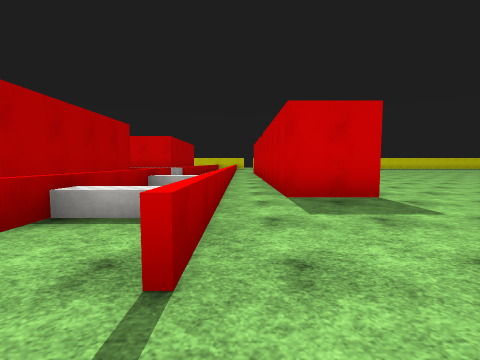
view 1 (above)

24 first-person views from a walk through a Unity game level. The camera is 1.3 m above the floor, tilts 4° down and sees 90° across. Doors are open. The floor is counted in squares, 2 m on a side. Each view is taken from the middle of a square. On the plan, view 1 faces up. The plan holds only what a view shows up to about 9 squares ahead; the rest is blank. The place goes on beyond the plan. The player character is not drawn. Surface patterns are stand-ins for the level's own textures.

view 2
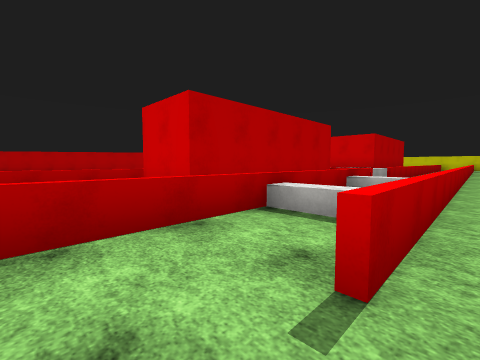

view 3
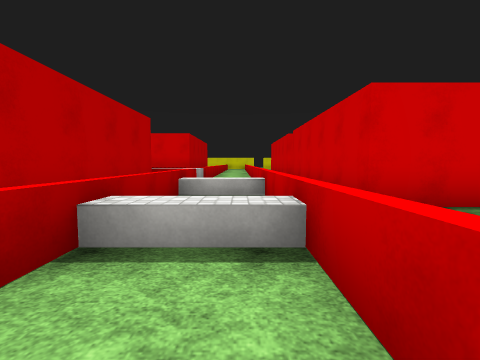

view 4
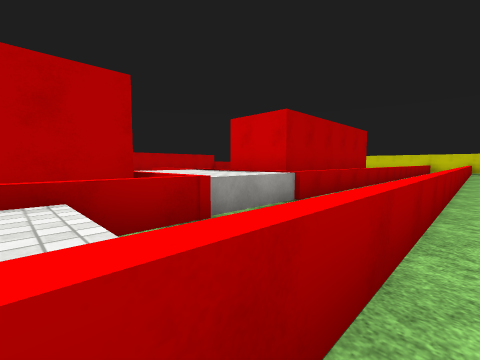

view 5
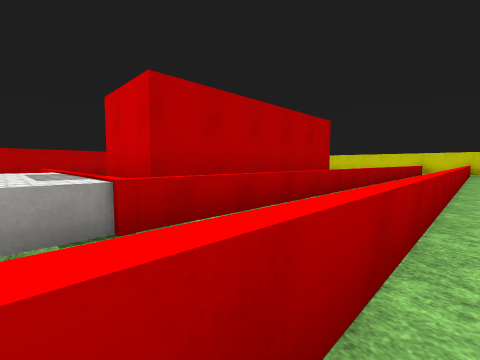

view 6
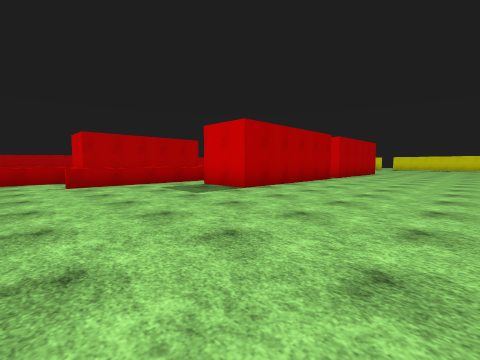

view 7
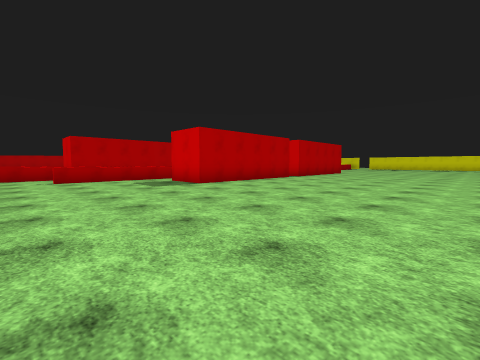

view 8
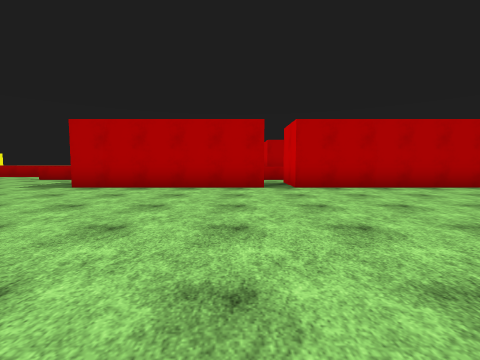

view 9
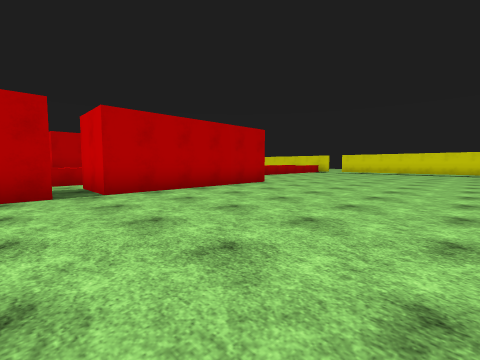

view 10
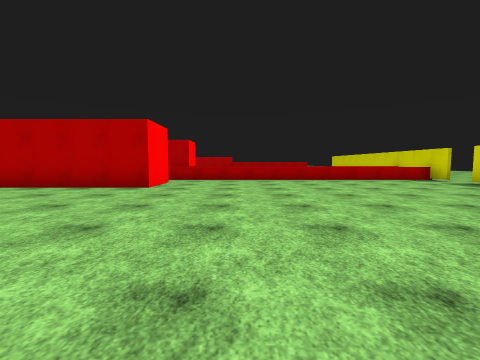

view 11
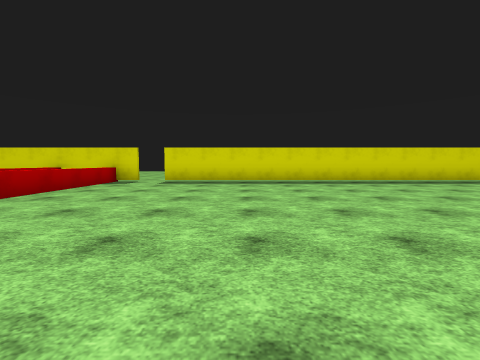

view 12
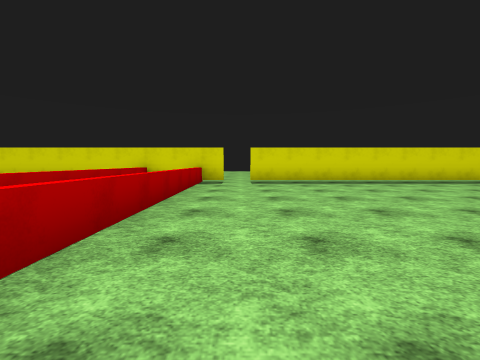

view 13
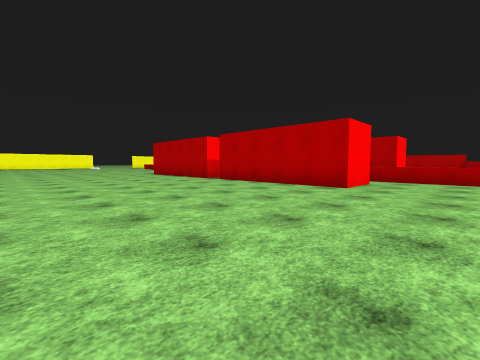

view 14
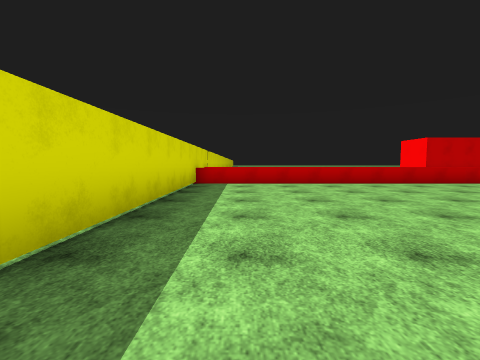

view 15
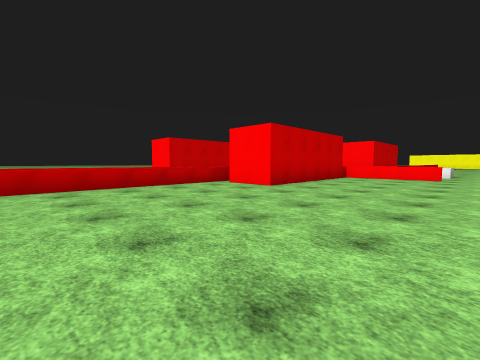

view 16
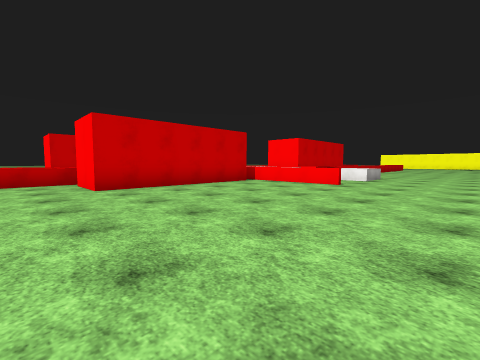

view 17
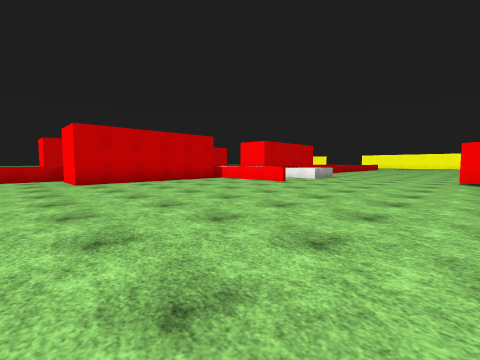

view 18
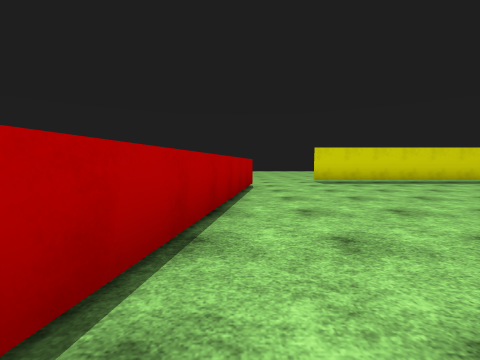

view 19
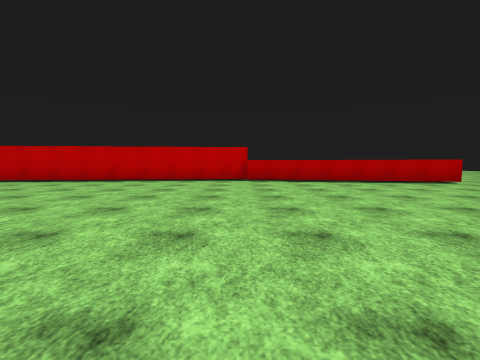

view 20
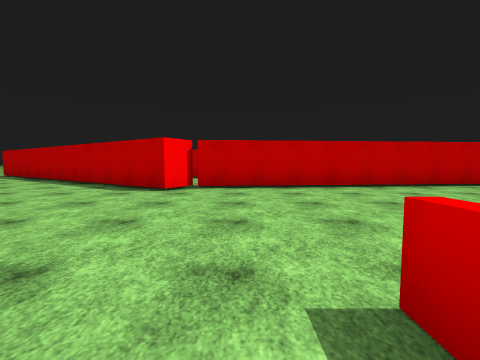

view 21
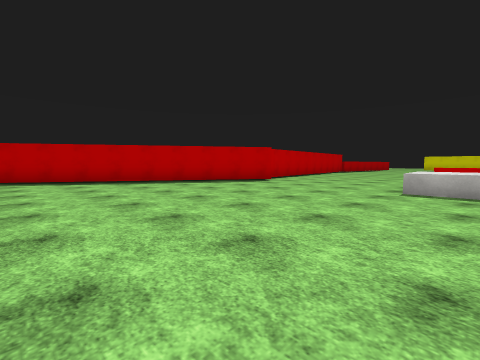

view 22
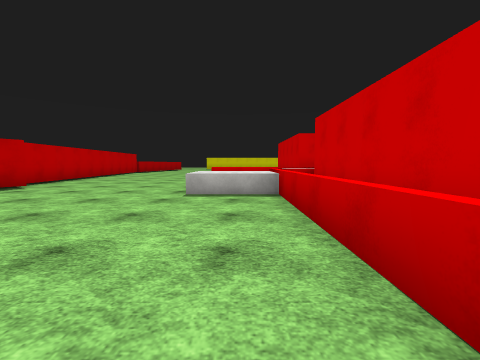

view 23
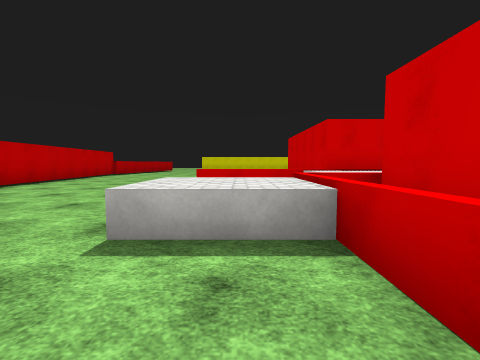

view 24
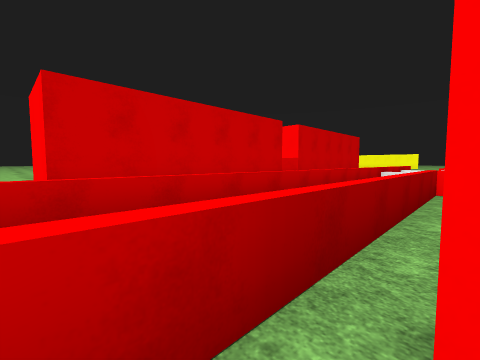

### Floor plan
Key: @ floor where view 1 was taken; # wall or solid block; . floor; D open door; = window, fence, low wall or low ledge; ^ raised ledge.
Columns run from 17 left of view 1 to 9 right of it. Each row starts with its distance up from view 1.
 26      ........    .D........
 25     ...##########=D########
 24     #..........= ..........
 23     #..........= ..........
 22     #..........= ..........
 21    ##..........= .........
 20    #...........= .........
 19    #...........= .........
 18    #...........= ..........
 17    #...........= ..........
 16    #...........= ..........
 15    #.........##= .##.......
 14    #.........##= .##.......
 13    #.........##= .##.......
 12    #.........##= .##.......
 11    #.........##= .##.......
 10    #.....===^^^= ..........
  9    #....... ^^^.=.##.......
  8    #........^^^= .##.......
  7    ##....^^^## = .##.......
  6    #.....^^^## ^^.##.......
  5   ##.......=## = .##.......
  4   #........=## = ..........
  3  ##........=## ^^=.........
  2 ##.........=## =.=.........
  1 #..........=   =.=.........
  0 #..........=   =.@.........

Where each view was taken, in squares from view 1:
view 1: 0 up, 0 right, facing up
view 2: 0 up, 0 right, facing up-left
view 3: 1 up, 1 left, facing up
view 4: 6 up, 0 right, facing up-left
view 5: 9 up, 0 right, facing up-left
view 6: 0 up, 7 right, facing up-left
view 7: 0 up, 9 right, facing up-left
view 8: 9 up, 9 right, facing left
view 9: 9 up, 8 right, facing up-left
view 10: 18 up, 9 right, facing left
view 11: 17 up, 4 right, facing up
view 12: 17 up, 1 right, facing up
view 13: 18 up, 9 right, facing down-left
view 14: 24 up, 10 left, facing right
view 15: 21 up, 9 left, facing down-right
view 16: 17 up, 11 left, facing down-right
view 17: 17 up, 13 left, facing down-right
view 18: 17 up, 13 left, facing up
view 19: 17 up, 5 left, facing left
view 20: 9 up, 7 left, facing left
view 21: 0 up, 7 left, facing up-left
view 22: 1 up, 7 left, facing up
view 23: 4 up, 7 left, facing up
view 24: 16 up, 3 left, facing down-right
